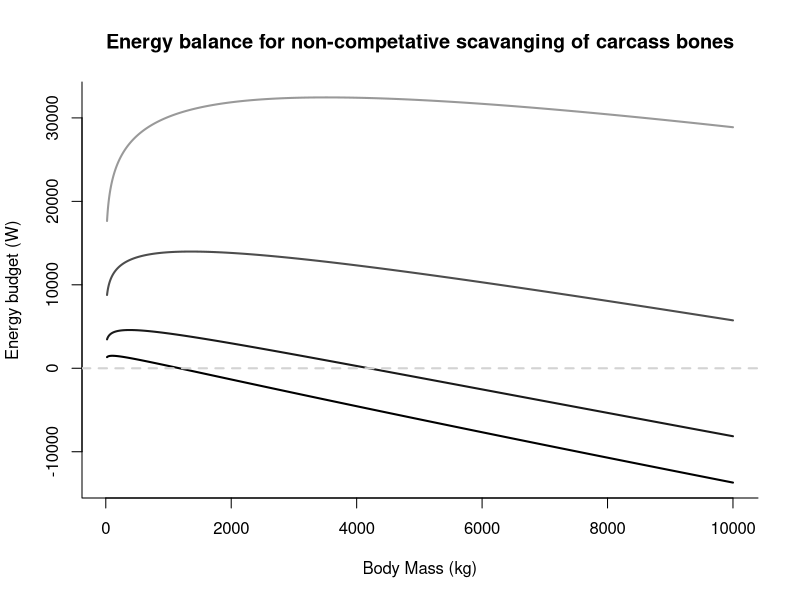

Here is the R script that generated this plot: (Note: this script raises an error after producing the figure.)
####--------------------T.rex scavanging paper-----------------------------###
####------------------------analytical models-----------------------------###

#29 july 2013
#Kevin Healy

rm(list=ls())
graphics.off()


####-----------------------------------------------------------------------###
####--------------------Energetics of t.rex seraching----------------------###
####-----------------------------------------------------------------------###

#########----------------------basic coeficents-----------------#############


search.time <- 0.5 #percentage of time searching assumed to be half the day
s.dens.neo <- 1.6 #the density of caracasses in the Serengeti in kg/km2/day
s.dens <- 4.38 #the density of caracasses in the Serengeti in kg/km2/day
kM.a <- 6000 #adult dinosaurs mass in kg
k.En.bone <- 6.7*1000*1000 #j/kg #from 6.7kJ/g based on the average from vultures food
k.En.bone.l <- 2*1000*1000 #j/kg #from 6.7kJ/g based on the average from vultures food

#the size bins used  by Carbone et al
#dino.data <- read.csv("Carbone.dino.size.csv")
siz.gt <- c(20.6,58.3,1123,5347)
siz.gh <- c(75,216,700,2500,5000,8500,25000)

#the percentage each group gives to this carcas production
#percent.carc <- c(0.493,0.368,0.06,0.067,0.006,0.004,0.002) including suropds
percent.carc <- c(0.493,0.368,0.06,0.067,0.006,0.004,0.002)

#if each herbivour bin sized group attributes an equal amount of "carcass" to the above density
mass.car <- s.dens/7

#we can calculate the amount of that production is bone from Prange et al 1979
#bon.m.h <-  0.061*(siz.gh^1.09) #scaling for bone allometry for mammals
bon.m.h <-  0.065*(siz.gh^1.071) 
#with flesh making up the differnce
flesh.m.h <- siz.gh-bon.m.h


#to calculate the energy content of each individual
#bone content
#Check that the energy conversion is ok
indivdual.bone.en <-  bon.m.h*6.7*(10^6) #j #from 6.7(10^6)/kg
indivdual.bone.en.l <-  bon.m.h*2*(10^6) #j #from 6.7(10^6)/kg
indivdual.flesh.en <-  flesh.m.h*7*(10^6) #j #from 7(10^6)J/kg
#then ther enrgy available from bone per km/day is



#for body size classes based on scaling
e <- 1.97 #constant for theropods
c <- 100 #constant for herbivors
D <- -0.75#allometric scaling for herbivours
f <- -0.88#allometric scaling for theropods

#this gives the density no/km for both the theropods and herbivors
#Nt <- e*(dino.data[dino.data$guild == "t","mass.categories"]^f)
#Nh <- c*(dino.data[dino.data$guild == "h","mass.categories"]^D)
Nt <- e*(siz.gt^f)
Nh <- c*(siz.gh^D)



######Next reach rates and the cost of a t.rex needs to be calulated#######



##############------------------Ectoterm model------------------##############
##############--------------------------------------------------##############
#Basal metabolic rate based on reptiles scaling from Schmidt-Nielson(1984) in Watts (W)
#see White 2011 for all 
R.r <- 0.11*(kM.a^0.76) #Reptiles form White et al 2006, OLS
#R.r <- 0.38*(kM.a^0.83) #Reptiles used by Graeme

#relationship between M and max speed (v.max) meters/second from Alexander (1977)
v.max <- 8.5*(kM.a^(-0.08))
#v.max <- 20 #this is a crazy assertion from (Bakker 1986, paul 1988,1998)
#v.max <- 11 #this is the max speed given in Hutchinson 2002 nature paper.

#Assuming it can maintain 10% of this speed from Bennett & Ruben (1979)
v.s.r <- 0.1*v.max

#Energy cost of searching behaviour in Watts (W) for ectoderms
S.r <- 10.3*v.s.r*(kM.a^0.64)

#To get a search rate its given by detaction distance d by v.s in meters^2/second searched
d <- 200
V.r <- 2*d*v.s.r

#total energy expended in watts and joules per day for mammalia based met
T.en.out.r <- R.r+search.time*S.r #in Watts
En.day.r <-  T.en.out.r*60*60*24 #joules per day


#Since the rate of energy gathering (E.met) must be positve with E energy extracted from a uniform distribution f with a search rate of V
#i.e energy in E.in = search.time(VfE-S)  must be > E.out = R
#  search.time*V*f*E - search.time*S > R
#  search.time*V*f*E > search.time*S + R
#  E*f > (search.time*S + R)/search.time*V
#  E.min*f = (search.time*S + R)/search.time*V
E.min.r <- (search.time*S.r + R.r)/search.time*V.r #in J/meter^2

##############----------------------end--------------------------##############


##############------------------Endoterm model------------------##############
##############----------------------Mammal----------------------##############
#Basal metabolic rate based on reptiles scaling from Schmidt-Nielson(1984) in Watts (W)
#see White 2011 for all 
R.m <- 4.12*(kM.a^0.69) #Mammals from White et al 2009 (uses PGLS)

#relationship between M and max speed (v.max) meters/second from Alexander (1977)
v.max <- 8.5*(kM.a^(-0.08))
#v.max <- 20 #this is a crazy assertion from (Bakker 1986, paul 1988,1998)
#v.max <- 11 #this is the max speed given in Hutchinson 2002 nature paper.

#Assuming a mammal can maintain 50% of this speed from Bennett & Ruben (1979)
v.s.m <- 0.5*v.max

#Energy cost of searching behaviour in Watts (W) for mammals
S.m <- 10.7*v.s.m*(kM.a^0.68)

#To get a search rate its given by detaction distance d by v.s in meters^2/second searched
d <- 200
V <- 2*d*v.s.m


#total energy expended in watts and joules per day for mammalia based met
T.en.out.m <- R.m+search.time*S.m #in Watts
En.day.m <-  T.en.out.m*60*60*24 #joules per day

##############----------------------end--------------------------##############


##############------------------Endoterm model------------------##############
##############----------------------Avian----------------------##############
#Basal metabolic rate based on reptiles scaling from Schmidt-Nielson(1984) in Watts (W)
#see White 2011 for all
R.a <- 3.83*(kM.a^0.744) #Aves from McKechnie et al 2006 (wild birds PGLS) #see White 2011/.
#R.a <- 6.97*(kM.a^0.66) #Aves from Makarieva et al 2008 #see White 2011/.
#R.a <- 5.67*(kM.a^0.67) #Aves from McKechnie et al 2006 (captive birds PGLS) #see White 2011/.

#relationship between M and max speed (v.max) meters/second from Alexander (1977)
v.max <- 8.5*(kM.a^(-0.08))#Assuming it can maintain 50% of this speed like a mammal from Bennett & Ruben (1979)
#v.max <- 20 #this is a crazy assertion from (Bakker 1986, paul 1988,1998)
#v.max <- 11 #this is the max speed given in Hutchinson 2002 nature paper.

v.s.a <- 0.5*v.max

#Energy cost of searching behaviour in Watts (W) for ectoderms
S.a <- 10.3*v.s.r*(kM.a^0.64)

#To get a search rate its given by detaction distance d by v.s in meters^2/second searched
d <- 200
V <- 2*d*v.s.a

#total energy expended in watts and joules per day for mammalia based met
T.en.out.a <- R.m+search.time*S.a #in Watts
En.day.a <-  T.en.out.a*60*60*24 #joules per day
##############----------------------end--------------------------##############



##############------------------Endoterm model------------------##############
##############----------------P/mammal----------------##############

#Basal metabolic rate based on reptiles scaling from Schmidt-Nielson(1984) in Watts (W)
#see White 2011 for all 
R.m <- 4.12*(kM.a^0.69) #Mammals from White et al 2009 (uses PGLS)

#based on the walking speed used by P
v.s.p <- 2.5 #meters/second

khip <- 264 #hip hight in cm taken from ---

#cost of transport in J for a kg of mass over 1 meter.
Cot <- 90.284*(khip^(-0.77)) #khip in cm
S.p <- (Cot*kM.a)*v.s.p #cost of whole animal to search in Watts

#To get a search rate its given by detaction distance d by v.s in meters^2/second searched
d <- 200
V.p <- 2*d*v.s.p #search rate in meters^squared per second
area.s.p <- ((V.p*search.time*60*60*24)/(1000^2)) #area (km^2) searched in a day


#total energy expended in watts and joules per day for mammalia based met
T.en.out.p <- R.m+search.time*S.p #in Watts
En.day.p <-  T.en.out.p*60*60*24 #joules per day



##############----------------------end--------------------------##############

##############------------------Endoterm model------------------##############
##############----------------V/mammal----------------##############

#Basal metabolic rate based on reptiles scaling from Schmidt-Nielson(1984) in Watts (W)
#see White 2011 for all 
R.m <- 4.12*(kM.a^0.69) #Mammals from White et al 2009 (uses PGLS)

#based on the walking speed used by P
v.s.v <- 2.5 #meters/second

khip <- 264 #hip hight in cm taken from Pontzer et al 2009.

#cost of transport in J for a kg of mass over 1 meter.
V.musc <- 44.1 # V.musc cm3 kg-1m-1
Cot.v <- (0.0029*(V.musc) + 0.0598)*20.1 #khip in cm
S.v <- (Cot.v*kM.a)*v.s.v #cost of whole animal to search in Watts

#To get a search rate its given by detaction distance d by v.s in meters^2/second searched
d <- 200
V.v <- 2*d*v.s.v #search rate in meters^squared per second
area.s.v <- ((V.v*search.time*60*60*24)/(1000^2)) #area (km^2) searched in a day


#total energy expended in watts and joules per day for mammalia based met
T.en.out.v <- R.m+search.time*S.v #in Watts
En.day.v <-  T.en.out.v*60*60*24 #joules per day



##############--------------------------------------------------##############
##############-----------------------end------------------------##############
##############--------------------------------------------------##############



####--To calculate the length of time fasting without food based on fat reserves--####



#to calulate the amount of fat reserves available to a t.rex using mamma fat reserves in Lindstedt and Boyce 1985, scaling of ---- using Schmidt-Nielsen 1979 energy content of fat as 39.3kJ/day/g.

En.day <- c(En.day.r,En.day.m,En.day.a,En.day.p,En.day.v)

kfat.e <- 39.3*1000*1000 # this is j/kg

Energy.res <- kfat.e*0.075*(kM.a^1.19)

days.fasting <- Energy.res/En.day

##############----------------------end--------------------------##############
##############--------------------------------------------------##############






##############--------------Putting both energy content---------------##############
##############----------------and cost models together----------------##############


##############------------------Endoterm model------------------##############
##############---------------------P/mammal---------------------##############


#no of individual of each size class it would have crossed in that a day
d <- seq(50,2000,10)

V.p <- 2*d*v.s.p

area.s.p <- ((V.p*search.time*60*60*24)/(1000^2)) #area searched in a day
ka <- 0.75 #assimilation effeciancy
# to get the average no pf days between each carcass

#days.to.car.p <- matrix(0, ncol = length(siz.gh), nrow = length(area.s.p), dimnames = list(area.s.p,siz.gh))
#for (i in 1:(length(area.s.p))){
#days.to.car.p[i, ] <- ((siz.gh[]/(s.dens))/area.s.p[i])
#}


# the energy balance over time with bones and Carbone in a stochastic manner.
#n.d <- seq(0,1000,1)
#En.bal.s_p <- matrix(0,nrow = (length(n.d)), ncol = (length(area.s.p)), dimnames = list(n.d,area.s.p))
#for(i in 1:(length(area.s.p))){
#days.bone.p[,i] <-  ((indivdual.bone.en[1]*ka)*(floor(n.d/((siz.gh[1]/(s.dens))/area.s.p[i]))) 
#+ (indivdual.bone.en[2]*ka)*(floor(n.d/((siz.gh[2]/(s.dens))/area.s.p[i]))) 
#+ (indivdual.bone.en[3]*ka)*(floor(n.d/((siz.gh[3]/(s.dens))/area.s.p[i])))
#+ (indivdual.bone.en[4]*ka)*(floor(n.d/((siz.gh[4]/(s.dens))/area.s.p[i]))) 
#+ (indivdual.bone.en[5]*ka)*(floor(n.d/((siz.gh[5]/(s.dens))/area.s.p[i]))) 
#+ (indivdual.bone.en[6]*ka)*(floor(n.d/((siz.gh[6]/(s.dens))/area.s.p[i]))) 
#+ (indivdual.bone.en[7]*ka)*(floor(n.d/((siz.gh[7]/(s.dens))/area.s.p[i]))) 
#- (En.day.p*n.d))
#}


##############------------------Endoterm model------------------##############
##############---------------------Analytical-------------------##############




#no of individual of each size class it would have crossed in that a day
d <- seq(50,2000,10)

V.p <- 2*d*v.s.p

area.s.p <- ((V.p*search.time*60*60*24)/(1000^2)) #area searched in a day
ka <- 0.75 #assimilation effeciancy
# to get the average no pf days between each carcass




##############-----------------high bone energy-----------------##############

##############-----------------Pontzer hip energy-----------------##############
# the energy balance over time with bones and Carbone in a analytical manner. (This is the average enregy balance over a single day)
En.bal.an_ph <- matrix(0,nrow = c(1), ncol = (length(area.s.p)), dimnames = list(c(1),d))
for(i in 1:(length(area.s.p[]))){
En.bal.an_ph[,i] <- sum((indivdual.bone.en[]*ka)*(area.s.p[i]/(siz.gh[]/s.dens)))- En.day.p
}


##############-----------------Pontzer muscle energy-----------------##############
# the energy balance over time with bones and Carbone in a analytical manner. (This is the average enregy balance overa single day)
En.bal.an_vh <- matrix(0,nrow = c(1), ncol = (length(area.s.p)), dimnames = list(c(1),d))
for(i in 1:(length(area.s.p[]))){
En.bal.an_vh[,i] <- sum((indivdual.bone.en[]*ka)*(area.s.p[i]/(siz.gh[]/s.dens)))- En.day.v
}


##############-----------------low bone energy-----------------##############

##############-----------------Pontzer hip energy-----------------##############
# the energy balance over time with bones and Carbone in a analytical manner. (This is the average enregy balance overa single day)
En.bal.an_pl <- matrix(0,nrow = c(1), ncol = (length(area.s.p)), dimnames = list(c(1),d))
for(i in 1:(length(area.s.p[]))){
En.bal.an_pl[,i] <- sum((indivdual.bone.en.l[]*ka)*(area.s.p[i]/(siz.gh[]/s.dens)))- En.day.p
}

##############-----------------Pontzer muscle energy-----------------##############
# the energy balance over time with bones and Carbone in a analytical manner. (This is the average enregy balance overa single day)
En.bal.an_vl <- matrix(0,nrow = c(1), ncol = (length(area.s.p)), dimnames = list(c(1),d))
for(i in 1:(length(area.s.p[]))){
En.bal.an_vl[,i] <- sum((indivdual.bone.en.l[]*ka)*(area.s.p[i]/(siz.gh[]/s.dens)))- En.day.v
}



###the detection distance nessacary for positive enregy balance

##############-----------------high bone energy-----------------##############
dect_boneh_cot_l <- (En.day.p/(sum(indivdual.bone.en[]*ka*(s.dens/siz.gh[]))))/(2*2.5*0.5*60*60*24/(1000^2)) # the last section devison (i.e. (/(2*2.5*0.5*60*60*24/(1000^2)))) is to convert it into a funcvtion of distance as opposed to area searched.

##############-----------------high bone energy-----------------##############
dect_bonel_cot_l <- (En.day.p/(sum(indivdual.bone.en.l[]*ka*(s.dens/siz.gh[]))))/(2*2.5*0.5*60*60*24/(1000^2))

##############-----------------high bone energy-----------------##############
dect_boneh_cot_h <- (En.day.v/(sum(indivdual.bone.en[]*ka*(s.dens/siz.gh[]))))/(2*2.5*0.5*60*60*24/(1000^2))

##############-----------------high bone energy-----------------##############
dect_bonel_cot_h <- (En.day.v/(sum(indivdual.bone.en.l[]*ka*(s.dens/siz.gh[]))))/(2*2.5*0.5*60*60*24/(1000^2))





##############--------------------------------------------------#####
##############------------------Ectoterm model------------------##############
##############--------------------------------------------------##############

##############--------------------------------------------------##############
##############---------------------Analytical-------------------##############
##############--------------------------------------------------##############



#no of individual of each size class it would have crossed in that a day
d <- seq(50,2000,10)

V.r <- 2*d*v.s.r

area.s.r <- ((V.r*search.time*60*60*24)/(1000^2)) #area searched in a day
ka <- 0.75 #assimilation effeciancy
# to get the average no pf days between each carcass

##############-----------------high bone energy-----------------##############

##############-----------------Reptile---------------------------##############
# the energy balance over time with bones and Carbone in a analytical manner. (This is the average enregy balance over a single day)
En.bal.an_rh <- matrix(0,nrow = c(1), ncol = (length(area.s.r)), dimnames = list(c(1),d))
for(i in 1:(length(area.s.r[]))){
En.bal.an_rh[,i] <- sum((indivdual.bone.en[]*ka)*(area.s.r[i]/(siz.gh[]/s.dens)))- En.day.r
}



##############------------------Ectoterm model------------------##############
##############--------------------------------------------------##############


###the detection distance nessacary for positive enregy balance

##############-----------------high bone energy-----------------##############
dect_bone_r_h <- (En.day.r/(sum(indivdual.bone.en[]*ka*(s.dens/siz.gh[]))))/(2*2.5*0.5*60*60*24/(1000^2)) # the last section devison (i.e. (/(2*2.5*0.5*60*60*24/(1000^2)))) is to convert it into a funcvtion of distance as opposed to area searched.

##############-----------------high bone energy-----------------##############
dect_bone_r_l <- (En.day.r/(sum(indivdual.bone.en.l[]*ka*(s.dens/siz.gh[]))))/(2*2.5*0.5*60*60*24/(1000^2))


##############--------------------------------------------------##############
##############--------------------End---------------------------##############
##############--------------------------------------------------##############







##############-------------------Under construction-------------##############

##############--------------------------------------------------##############
##############-----------Including competition------------------#################
##############--------------------------------------------------##############
#Calulate the number of competors bigger then a body size then caculate the probability that it arrive first####


#for body size classes based on scaling
e <- 1.97 #constant for theropods
c <- 100 #constant for herbivors
D <- -0.75#allometric scaling for herbivours
f <- -0.88#allometric scaling for theropods

#this gives the density no/km for both the theropods and herbivors
#Nt <- e*(dino.data[dino.data$guild == "t","mass.categories"]^f)
#Nh <- c*(dino.data[dino.data$guild == "h","mass.categories"]^D)
mass.range <- seq(10,6000,10)
Nt <- e*(siz.gt^f)
Nh <- c*(siz.gh^D)

#to get the number of predators in a area we get the integral of equation above
#Nt(x) = 1.97size.gt^-0.88
#Nt(d)dx = 16.41666666666667x^0.12 
#using the bounds of 20.1 and 6000 for x on the above Nt(d)dx = 16.41666666666667x^0.12  = 23.02774155784116
No.ther <- 23 #number of theropds of the size range above per km^2

#to get the number of predators in a area we get the integral of equation above
ther.den <- function(size.gt){
	1.97*size.gt^-0.88
}
lower.size <- siz.gt
no.ther <- matrix(0,ncol=1,nrow=(length(lower.size)))
for(i in 1:(length(lower.size))){
no.ther[i] <- integrate(ther.den,lower.size[i],6000)[1]
}
no.ther <- as.matrix(no.ther)

#####calculating the scaling search rate. (how does carbone change the detection rate)
#### to calulate the search speed

#figure out how to calulate these properly
search.speed.Fr <- c(1,1.6,1.7,1.9,2.5)
body.sizes <- c(20,210,430,1400,6000) #these are form Pontzer paper
speed.scal <- glm(log(search.speed.Fr)~log(body.sizes))
s.slop <- speed.scal$coefficients["log(body.sizes)"]
s.int <-  exp(speed.scal$coefficients["(Intercept)"]) #the exponential is as its from the log-log plot

#so scaling of speed is s.int*Mass^s.slope
speed.th <- s.int*(siz.gt^s.slop) #meters per second



#assuming that the scaling of bulb size and actual acuity scale near isometry (1 to 1 in relative terms)
#we put the t.rex detection distance and scale down.
d.a <- 200 #detection distance of adult t.rex

dect.slop <- 0.1237 #from Zelenitsky et al 2009 paper
dect.int <- d.a/(kM.a^dect.slop) #from dect.int*(kM.a^dect.slop) = adult detection distance
dect.dist <- dect.int*(siz.gt^dect.slop) #in meters

#putting these together then gives the search rate for each group.
search.area <- ((dect.dist)*(speed.th*((search.time*2)*60*60*24)))/(1000^2)


#how long it takes each group takes to get to each carcass.
days.to.car <- matrix(0, ncol = length(siz.gh), nrow = length(search.area), dimnames = list(search.area,siz.gh))
for (i in 1:(length(search.area))){
days.to.car[i, ] <- ((siz.gh[]/(s.dens))/search.area[i])
}

#average time it takes for an adult t.rex to find each size of carcass.
average.time.t.rex <- days.to.car[4,]

no.days <- seq(0.1,7,0.1)
#the average amount of consumers at a carcass after 3.5 days (the avrage time the carcass would be there before being found)
   aver.amount.con <- matrix(0,ncol= (length(Nt)), nrow =length(no.days))
 for(i in 1:(length(Nt))){
 	for(j in 1:(length(no.days))){
 aver.amount.con[j,i] <- ((Nt[i])*search.area[i])*no.days[j]
}
}

#need to calulate the percentage of time a bigger individual turns up beforehand for a given mass.
#for smallest it the percentage of time something else turns up first.




######juvinil t.rex of say half a tonn#####

Mj <- seq(20,10000,1)

##############------------------Endoterm model------------------##############
##############----------------P/mammal----------------##############

#Basal metabolic rate based on mammals
#see White 2011 for all 
R.mj <- 4.12*(Mj^0.69) #Mammals from White et al 2009 (uses PGLS)

#based on the walking speed used by P
speed.j <- s.int*(Mj^s.slop) #meters per second

#for now I am assuming that the hip hight of all theropods scales the same ie a velocirator can be used for juvinle t.rex
khip <- c(42,100,116,149,264) #hip hight in cm taken from ---
khip.mass <-c(20,210,430,1400,6000)

hip.scal <- glm(log(khip)~log(khip.mass))
hip.slop <- hip.scal$coefficients["log(khip.mass)"]
hip.int <-  exp(hip.scal$coefficients["(Intercept)"]) #the exponential is as its from the log-log plot

#so scaling of hip is hip.int*Mass^hip.slope
hip.th <- hip.int*(Mj^hip.slop)


#cost of transport in J for a kg of mass over 1 meter.
Cot.j <- 90.284*(hip.th^(-0.77)) #khip in cm
S.pj <- matrix(0,nrow = length(Mj),ncol = 1)
for(i in 1:(length(Mj))){
S.pj[i] <- (Cot.j[i]*Mj[i])*speed.j[i] #cost of whole animal to search in Watts
}

#To get a search rate its given by detaction distance d by v.s in meters^2/second searched
dj <- c(80,200,500,1000)
V.j <- matrix(0, nrow=length(speed.j), ncol=length(dj))
area.s.j <- matrix(0, nrow=length(speed.j), ncol=length(dj))
for(i in 1:(length(dj))){
V.j[,i] <- 2*dj[i]*speed.j #search rate in meters^squared per second
area.s.j[,i] <- ((V.j[,i]*search.time*60*60*24)/(1000^2)) #area (km^2) searched in a day
}

#total energy expended in watts and joules per day for mammalia based met
T.en.out.j <- R.mj+search.time*S.pj #in Watts
En.day.j <-  T.en.out.j*60*60*24 #joules per day



##############----------------------end--------------------------##############

area.s.p <- ((V.p*search.time*60*60*24)/(1000^2)) #area searched in a day
ka <- 0.75 #assimilation effeciancy
# to get the average no pf days between each carcass




##############-----------------high bone energy-----------------##############

##############-----------------Pontzer hip energy-----------------##############
# the energy balance with bones and Carbone in a analytical manner. (This is the average enregy balance over a single day)
En.bal.bones_jh <- matrix(0,ncol = c(length(area.s.j[1,])), nrow = (length(En.day.j)), dimnames=list(c(seq(1:(length(area.s.j[,1])))),print(dj)))
for(i in 1:(length(En.day.j[]))){
	for(j in 1:(length(area.s.j[1,]))){
En.bal.bones_jh[i,j] <- sum((indivdual.bone.en[]*ka)*(area.s.j[i,j]/(siz.gh[]/s.dens)))- En.day.j[i]
}}
#convert it to Watts i.e joules per second
En.bal.bones_jh <-  En.bal.bones_jh/(24*60*60)

###plot this out as the energy balance for non competative scavanging of just bones
plot(En.bal.bones_jh[,1]~Mj, xlab = "Body Mass (kg)", ylab = "Energy budget (W)", main = "Energy balance for non-competative scavanging of carcass bones", bty = "L" , col="black", type="l", lty=1, lwd=2, ylim=c(min(En.bal.bones_jh[]),max(En.bal.bones_jh[])))
lines(En.bal.bones_jh[,2]~Mj, col="grey10", type="l", lty=1, lwd=2)
lines(En.bal.bones_jh[,3]~Mj, col="grey30", type="l", lty=1, lwd=2)
lines(En.bal.bones_jh[,4]~Mj, col="grey60", type="l", lty=1, lwd=2)
abline(0,0,lty=2,lwd=2,col="lightgrey")


#need to calulate the percentage of time a bigger individual turns up beforehand for a given mass.
#for smallest it the percentage of time something else turns up first.

#to get the number of predators in a area we get the integral of equation above
ther.at.car.per.day <- function(size.gt){
	2.4568*size.gt^-0.9874
}
lower.size <- siz.gt
no.bigger.each.day <- matrix(0,ncol=1,nrow=(length(lower.size)))

for(i in 1:(length(lower.size))){
no.bigger.each.day[i] <- integrate(ther.at.car.per.day,lower.size[i],10000)[1]
}
no.bigger.each.day <- as.numeric(no.bigger.each.day) #numbers bigger then you at the end of one day
percent.time.bigger <- (24/no.bigger.each.day)/(24*7) #as the carcasses are asummed to last 7 days.



#from the percentage of time and fitting with a spline for now the amount available 
#avail <- spline(((24/no.bigger.each.day)/(24*7)~(siz.gt)),n=(length(Mj)))$y

present.8.days <- c(7,1,0,0)
present.80.days <- c(75,10,0,0)
present.500.days <- c(500,100,9,0)
present.1100.days <- c(1000,500,50,1)

#per day
present.8.days.d <- present.8.days/8
present.80.days.d <- present.80.days/80
present.500.days.d <- present.500.days/500
present.1100.days.d <- present.1100.days/1100

#this needs to change to the amount of time another bigger group is there
pres.bigger <- c(sum(present.1100.days.d[1:4]),sum(present.1100.days.d[2:4]),sum(present.1100.days.d[3:4]),sum(present.1100.days.d[4]))


#On average each dino is outcompeted one in x many days below
how.many.days.average.avail/24 <- 1/pres.bigger
#what percent of 7 days is this
percent.avail <- pres.bigger/7

avail <- glm((percent.avail)~log(siz.gt))
avail.slop <- avail$coefficients["log(siz.gt)"]
avail.int <-  exp(avail$coefficients["(Intercept)"]) #the exponential is as its from the log-log plot

YY.log <- log(Mj)*avail.slop + avail.int #this is crap enough the spline isnt working!
YY.lin <- seq(0,1,1/length(Mj))
YY.exp <- exp(seq(-1,0,1/length(Mj[1:9980])))


#i did this manually I know its right but go over it again
percent.avail <- c(0.1013171,0.2851957,(1-0.0463636364),(1-0.0009090909)) 
avail <- spline(percent.avail~siz.gt,n=(length(Mj)))$y
#I manualy found when it went over 100 percent available as its a spline

#the energy balance over time with bones and Carbone in a analytical manner. (This is the average enregy balance over a single day)
En.bal.an_jh_avail <- matrix(0,ncol = c(1), nrow = (length(En.day.j)))
for(i in 1:(length(En.day.j[]))){
En.bal.an_jh_avail[i,] <- sum((avail[i]*(indivdual.bone.en[]+indivdual.flesh.en[])*ka)*(area.s.j[i]/(siz.gh[]/s.dens)))- En.day.j[i]
}

#convert it to Watts i.e joules per second
En.bal.avil.sec <-  En.bal.an_jh_avail/(24*60*60)
En.bal.an_sec <- En.bal.an_jh/(24*60*60)
#plot competition on full carcasses
plot(En.bal.avil.sec~Mj, xlab = "Body Mass (kg)", ylab = "Energy budget (W)", main = "Energy balance with mass with carcass competition for theropods", bty = "L", ylim = c(-10000,25000) , col="royalblue2", type="l", lty=1, lwd=2)
lines(En.bal.an_jh~Mj, col="darkred", type="l", lty=1, lwd=2)

plot(En.bal.an_sec~Mj, xlab = "Body Mass (kg)", ylab = "Energy budget (W)", main = "Energy balance with mass with no carcass competition for theropods", bty = "L", ylim = c(-10000,25000) , col="darkred", type="l", lty=1, lwd=2)
lines(En.bal.an_jh~Mj, col="darkred", type="l", lty=1, lwd=2)

